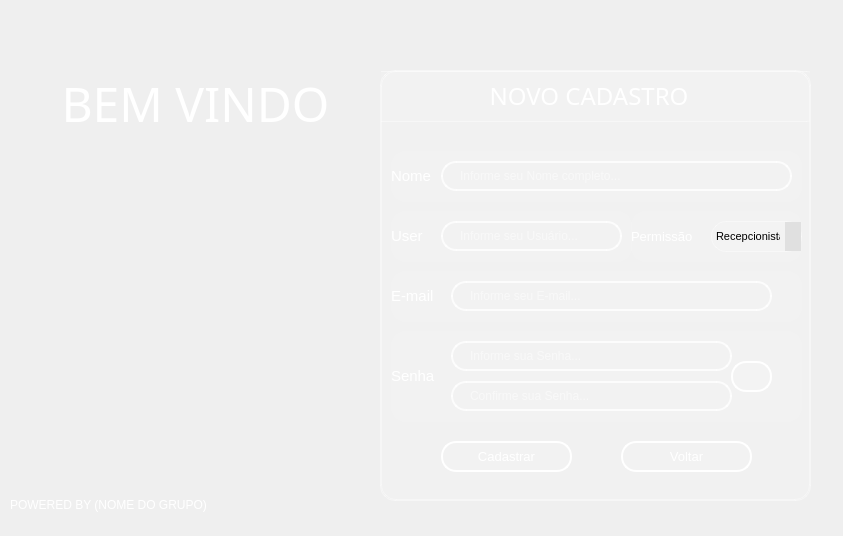
<?xml version="1.0" encoding="UTF-8"?>
<ui version="4.0">
 <class>MainWindow</class>
 <widget class="QMainWindow" name="MainWindow">
  <property name="geometry">
   <rect>
    <x>0</x>
    <y>0</y>
    <width>843</width>
    <height>536</height>
   </rect>
  </property>
  <property name="windowTitle">
   <string>MainWindow</string>
  </property>
  <widget class="QWidget" name="centralwidget">
   <widget class="QLabel" name="label">
    <property name="geometry">
     <rect>
      <x>10</x>
      <y>490</y>
      <width>211</width>
      <height>31</height>
     </rect>
    </property>
    <property name="text">
     <string>&lt;html&gt;&lt;head/&gt;&lt;body&gt;&lt;p&gt;&lt;span style=&quot; font-size:9pt; color:#ffffff;&quot;&gt;POWERED BY (NOME DO GRUPO)&lt;/span&gt;&lt;/p&gt;&lt;/body&gt;&lt;/html&gt;</string>
    </property>
   </widget>
   <widget class="QLabel" name="label_7">
    <property name="geometry">
     <rect>
      <x>60</x>
      <y>70</y>
      <width>271</width>
      <height>61</height>
     </rect>
    </property>
    <property name="font">
     <font>
      <family>Montserrat Medium</family>
      <pointsize>48</pointsize>
      <italic>false</italic>
     </font>
    </property>
    <property name="text">
     <string>&lt;html&gt;&lt;head/&gt;&lt;body&gt;&lt;p align=&quot;center&quot;&gt;&lt;span style=&quot; font-size:36pt; color:#ffffff;&quot;&gt;BEM VINDO&lt;/span&gt;&lt;/p&gt;&lt;/body&gt;&lt;/html&gt;</string>
    </property>
   </widget>
   <widget class="QLabel" name="label_3">
    <property name="geometry">
     <rect>
      <x>-400</x>
      <y>-830</y>
      <width>1291</width>
      <height>2001</height>
     </rect>
    </property>
    <property name="frameShape">
     <enum>QFrame::Box</enum>
    </property>
    <property name="text">
     <string/>
    </property>
    <property name="pixmap">
     <pixmap>../fundo azul.jpg</pixmap>
    </property>
   </widget>
   <widget class="QStackedWidget" name="stackedWidget">
    <property name="geometry">
     <rect>
      <x>380</x>
      <y>70</y>
      <width>431</width>
      <height>431</height>
     </rect>
    </property>
    <property name="styleSheet">
     <string notr="true">QWidge {
    background-color: rgba(245, 245, 245, 70);
    border-radius: 12px;
    border: 2px solid rgba(255, 255, 255, 150);
    backdrop-filter: blur(15px);
    padding: 5px;
}
QWidget {
    background-color: rgba(255, 255, 255, 20); /* 50 = 20% de opacidade */
    border-radius: 15px;
    border: 1px solid rgba(255, 255, 255, 100);
    
    /* Efeito de desfoque (requer código adicional - ver explicação abaixo) */
    backdrop-filter: blur(10px);
}</string>
    </property>
    <property name="frameShape">
     <enum>QFrame::StyledPanel</enum>
    </property>
    <property name="frameShadow">
     <enum>QFrame::Raised</enum>
    </property>
    <property name="currentIndex">
     <number>1</number>
    </property>
    <widget class="QWidget" name="stackedWidget_loginPage1_3">
     <widget class="QLabel" name="label_5">
      <property name="geometry">
       <rect>
        <x>-80</x>
        <y>0</y>
        <width>571</width>
        <height>51</height>
       </rect>
      </property>
      <property name="font">
       <font>
        <family>Montserrat Medium</family>
        <pointsize>14</pointsize>
        <italic>false</italic>
       </font>
      </property>
      <property name="text">
       <string>&lt;html&gt;&lt;head/&gt;&lt;body&gt;&lt;p align=&quot;center&quot;&gt;&lt;span style=&quot; font-size:18pt; color:#ffffff;&quot;&gt;LOGIN&lt;/span&gt;&lt;/p&gt;&lt;/body&gt;&lt;/html&gt;</string>
      </property>
     </widget>
     <widget class="QLabel" name="label_user_3">
      <property name="geometry">
       <rect>
        <x>20</x>
        <y>130</y>
        <width>391</width>
        <height>71</height>
       </rect>
      </property>
      <property name="font">
       <font>
        <family>MS Shell Dlg 2</family>
        <pointsize>10</pointsize>
        <weight>50</weight>
        <italic>false</italic>
        <bold>false</bold>
       </font>
      </property>
      <property name="styleSheet">
       <string notr="true">QLabel{
color: rgb(255, 255, 255);
border:3
}</string>
      </property>
      <property name="text">
       <string>&lt;html&gt;&lt;head/&gt;&lt;body&gt;&lt;p&gt;&lt;span style=&quot; font-size:11pt;&quot;&gt;User  &lt;/span&gt;&lt;/p&gt;&lt;/body&gt;&lt;/html&gt;</string>
      </property>
     </widget>
     <widget class="QLineEdit" name="lineEdit_passwrd_3">
      <property name="geometry">
       <rect>
        <x>80</x>
        <y>240</y>
        <width>251</width>
        <height>31</height>
       </rect>
      </property>
      <property name="font">
       <font>
        <family>MS Shell Dlg 2</family>
        <italic>false</italic>
       </font>
      </property>
      <property name="styleSheet">
       <string notr="true">QLineEdit {
    /* Borda e fundo */
    border: 2px solid rgba(255, 255, 255, 200);
    border-radius: 15px;
    background-color: rgba(0, 0, 0, 0); /* Totalmente transparente */
    
    /* Espaçamento interno */
    padding: 5px 15px;
    
    /* Cor do texto */
    color: white;
    
    /* Melhora a renderização */
    background-clip: padding-box;
}

/* Efeito ao focar */
QLineEdit:focus {
    border: 2px solid rgba(255, 255, 255, 255);
    background-color: rgba(255, 255, 255, 20);
}</string>
      </property>
      <property name="placeholderText">
       <string>Digite sua Senha...</string>
      </property>
     </widget>
     <widget class="QLabel" name="label_passwrd_3">
      <property name="geometry">
       <rect>
        <x>20</x>
        <y>220</y>
        <width>391</width>
        <height>71</height>
       </rect>
      </property>
      <property name="font">
       <font>
        <family>MS Shell Dlg 2</family>
        <pointsize>10</pointsize>
        <weight>50</weight>
        <italic>false</italic>
        <bold>false</bold>
       </font>
      </property>
      <property name="styleSheet">
       <string notr="true">QLabel{
color: rgb(255, 255, 255);
border:3
}</string>
      </property>
      <property name="text">
       <string>&lt;html&gt;&lt;head/&gt;&lt;body&gt;&lt;p&gt;&lt;span style=&quot; font-size:11pt;&quot;&gt;Senha&lt;/span&gt;&lt;/p&gt;&lt;/body&gt;&lt;/html&gt;</string>
      </property>
     </widget>
     <widget class="QPushButton" name="bttn_login">
      <property name="geometry">
       <rect>
        <x>60</x>
        <y>370</y>
        <width>131</width>
        <height>31</height>
       </rect>
      </property>
      <property name="font">
       <font>
        <family>MS Shell Dlg 2</family>
        <pointsize>10</pointsize>
        <weight>50</weight>
        <italic>false</italic>
        <bold>false</bold>
       </font>
      </property>
      <property name="styleSheet">
       <string notr="true">QPushButton {
    background-color: rgba(255, 255, 255, 0.5);
    border: 2px solid rgba(255, 255, 255, 0.3); /* Borda branca translúcida */
    color: #333333; /* Texto totalmente opaco */
}

QPushButton:hover {
     background-color: #CFD8DC;
    border-color: rgba(255, 255, 255,255); 
}

QPushButton:pressed {
    background-color: #A0B2C8; /* Azul acinzentado */
border-color: #003366; /* Azul escuro */
}
 QPushButton{border: 2px solid rgba(255, 255, 255, 200);
    border-radius: 15px;
    background-color: rgba(0, 0, 0, 0); /* Totalmente transparente */
    
    /* Espaçamento interno */
    padding: 5px 15px;
    
    /* Cor do texto */
    color: white;
    
    /* Melhora a renderização */
    background-clip: padding-box;
}

/* Efeito ao focar */
QPushButton {
    border: 2px solid rgba(255, 255, 255, 255);
    background-color: rgba(255, 255, 255, 20);
}</string>
      </property>
      <property name="text">
       <string>Entrar</string>
      </property>
     </widget>
     <widget class="QPushButton" name="bttn_alterindex_2">
      <property name="geometry">
       <rect>
        <x>240</x>
        <y>370</y>
        <width>131</width>
        <height>31</height>
       </rect>
      </property>
      <property name="font">
       <font>
        <family>MS Shell Dlg 2</family>
        <pointsize>8</pointsize>
        <weight>50</weight>
        <italic>false</italic>
        <bold>false</bold>
       </font>
      </property>
      <property name="styleSheet">
       <string notr="true">QPushButton {
    background-color: rgba(255, 255, 255, 0.5);
    border: 2px solid rgba(255, 255, 255, 0.3); /* Borda branca translúcida */
    color: #333333; /* Texto totalmente opaco */
}

QPushButton:hover {
     background-color: #CFD8DC;
    border-color: rgba(255, 255, 255,255); 
}

QPushButton:pressed {
    background-color: #A0B2C8; /* Azul acinzentado */
border-color: #003366; /* Azul escuro */
}
 QPushButton{border: 2px solid rgba(255, 255, 255, 200);
    border-radius: 15px;
    background-color: rgba(0, 0, 0, 0); /* Totalmente transparente */
    
    /* Espaçamento interno */
    padding: 5px 15px;
    
    /* Cor do texto */
    color: white;
    
    /* Melhora a renderização */
    background-clip: padding-box;
}

/* Efeito ao focar */
QPushButton {
    border: 2px solid rgba(255, 255, 255, 255);
    background-color: rgba(255, 255, 255, 20);
}</string>
      </property>
      <property name="text">
       <string>Novo Usuário</string>
      </property>
     </widget>
     <widget class="QLineEdit" name="lineEdit_user_2">
      <property name="geometry">
       <rect>
        <x>80</x>
        <y>150</y>
        <width>301</width>
        <height>31</height>
       </rect>
      </property>
      <property name="font">
       <font>
        <family>MS Shell Dlg 2</family>
        <italic>false</italic>
       </font>
      </property>
      <property name="styleSheet">
       <string notr="true">QLineEdit {
    /* Borda e fundo */
    border: 2px solid rgba(255, 255, 255, 200);
    border-radius: 15px;
    background-color: rgba(0, 0, 0, 0); /* Totalmente transparente */
    
    /* Espaçamento interno */
    padding: 5px 15px;
    
    /* Cor do texto */
    color: white;
    
    /* Melhora a renderização */
    background-clip: padding-box;
}

/* Efeito ao focar */
QLineEdit:focus {
    border: 2px solid rgba(255, 255, 255, 255);
    background-color: rgba(255, 255, 255, 20);
}</string>
      </property>
      <property name="placeholderText">
       <string>Digite seu Usuário...</string>
      </property>
     </widget>
     <widget class="QPushButton" name="bttn_passwrdview">
      <property name="geometry">
       <rect>
        <x>340</x>
        <y>240</y>
        <width>41</width>
        <height>31</height>
       </rect>
      </property>
      <property name="styleSheet">
       <string notr="true">QPushButton {
    background-color: rgba(255, 255, 255, 0.5);
    border: 2px solid rgba(255, 255, 255, 0.3); /* Borda branca translúcida */
    color: #333333; /* Texto totalmente opaco */
}

QPushButton:hover {
     background-color: #CFD8DC;
    border-color: rgba(255, 255, 255,255); 
}

QPushButton:pressed {
    background-color: #A0B2C8; /* Azul acinzentado */
border-color: #003366; /* Azul escuro */
}
 QPushButton{border: 2px solid rgba(255, 255, 255, 200);
    border-radius: 15px;
    background-color: rgba(0, 0, 0, 0); /* Totalmente transparente */
    
    /* Espaçamento interno */
    padding: 5px 15px;
    
    /* Cor do texto */
    color: white;
    
    /* Melhora a renderização */
    background-clip: padding-box;
}

/* Efeito ao focar */
QPushButton {
    border: 2px solid rgba(255, 255, 255, 255);
    background-color: rgba(255, 255, 255, 20);
}</string>
      </property>
      <property name="text">
       <string/>
      </property>
      <property name="icon">
       <iconset>
        <normaloff>../../Downloads/visibility_24dp_E3E3E3_FILL0_wght400_GRAD0_opsz24.png</normaloff>../../Downloads/visibility_24dp_E3E3E3_FILL0_wght400_GRAD0_opsz24.png</iconset>
      </property>
      <property name="iconSize">
       <size>
        <width>24</width>
        <height>24</height>
       </size>
      </property>
     </widget>
     <zorder>label_user_3</zorder>
     <zorder>label_passwrd_3</zorder>
     <zorder>label_5</zorder>
     <zorder>lineEdit_passwrd_3</zorder>
     <zorder>bttn_login</zorder>
     <zorder>bttn_alterindex_2</zorder>
     <zorder>lineEdit_user_2</zorder>
     <zorder>bttn_passwrdview</zorder>
    </widget>
    <widget class="QWidget" name="page_3">
     <widget class="QLineEdit" name="lineEdit_email">
      <property name="geometry">
       <rect>
        <x>70</x>
        <y>210</y>
        <width>321</width>
        <height>30</height>
       </rect>
      </property>
      <property name="font">
       <font>
        <family>MS Shell Dlg 2</family>
        <italic>false</italic>
       </font>
      </property>
      <property name="styleSheet">
       <string notr="true">QLineEdit {
    /* Borda e fundo */
    border: 2px solid rgba(255, 255, 255, 200);
    border-radius: 15px;
    background-color: rgba(0, 0, 0, 0); /* Totalmente transparente */
    
    /* Espaçamento interno */
    padding: 5px 15px;
    
    /* Cor do texto */
    color: white;
    
    /* Melhora a renderização */
    background-clip: padding-box;
}

/* Efeito ao focar */
QLineEdit:focus {
    border: 2px solid rgba(255, 255, 255, 255);
    background-color: rgba(255, 255, 255, 20);
}</string>
      </property>
      <property name="placeholderText">
       <string>Informe seu E-mail...</string>
      </property>
     </widget>
     <widget class="QLabel" name="label_name_4">
      <property name="geometry">
       <rect>
        <x>10</x>
        <y>80</y>
        <width>411</width>
        <height>51</height>
       </rect>
      </property>
      <property name="font">
       <font>
        <family>MS Shell Dlg 2</family>
        <pointsize>10</pointsize>
        <weight>50</weight>
        <italic>false</italic>
        <bold>false</bold>
       </font>
      </property>
      <property name="styleSheet">
       <string notr="true">QLabel{
color: rgb(255, 255, 255);
border:3
}</string>
      </property>
      <property name="text">
       <string>&lt;html&gt;&lt;head/&gt;&lt;body&gt;&lt;p&gt;&lt;span style=&quot; font-size:11pt;&quot;&gt;Nome&lt;/span&gt;&lt;/p&gt;&lt;/body&gt;&lt;/html&gt;</string>
      </property>
     </widget>
     <widget class="QLineEdit" name="lineEdit_name">
      <property name="geometry">
       <rect>
        <x>60</x>
        <y>90</y>
        <width>351</width>
        <height>30</height>
       </rect>
      </property>
      <property name="font">
       <font>
        <family>MS Shell Dlg 2</family>
        <italic>false</italic>
       </font>
      </property>
      <property name="styleSheet">
       <string notr="true">QLineEdit {
    /* Borda e fundo */
    border: 2px solid rgba(255, 255, 255, 200);
    border-radius: 15px;
    background-color: rgba(0, 0, 0, 0); /* Totalmente transparente */
    
    /* Espaçamento interno */
    padding: 5px 15px;
    
    /* Cor do texto */
    color: white;
    
    /* Melhora a renderização */
    background-clip: padding-box;
}

/* Efeito ao focar */
QLineEdit:focus {
    border: 2px solid rgba(255, 255, 255, 255);
    background-color: rgba(255, 255, 255, 36);
}</string>
      </property>
      <property name="placeholderText">
       <string>Informe seu Nome completo...</string>
      </property>
     </widget>
     <widget class="QLabel" name="label_user_6">
      <property name="geometry">
       <rect>
        <x>10</x>
        <y>140</y>
        <width>241</width>
        <height>51</height>
       </rect>
      </property>
      <property name="font">
       <font>
        <family>MS Shell Dlg 2</family>
        <pointsize>10</pointsize>
       </font>
      </property>
      <property name="styleSheet">
       <string notr="true">QLabel{
color: rgb(255, 255, 255);
border:2
}</string>
      </property>
      <property name="text">
       <string>&lt;html&gt;&lt;head/&gt;&lt;body&gt;&lt;p&gt;&lt;span style=&quot; font-size:11pt;&quot;&gt;User  &lt;/span&gt;&lt;/p&gt;&lt;/body&gt;&lt;/html&gt;</string>
      </property>
     </widget>
     <widget class="QLineEdit" name="lineEdit_user">
      <property name="geometry">
       <rect>
        <x>60</x>
        <y>150</y>
        <width>181</width>
        <height>30</height>
       </rect>
      </property>
      <property name="font">
       <font>
        <family>MS Shell Dlg 2</family>
        <italic>false</italic>
       </font>
      </property>
      <property name="styleSheet">
       <string notr="true">QLineEdit {
    /* Borda e fundo */
    border: 2px solid rgba(255, 255, 255, 200);
    border-radius: 15px;
    background-color: rgba(0, 0, 0, 0); /* Totalmente transparente */
    
    /* Espaçamento interno */
    padding: 5px 15px;
    
    /* Cor do texto */
    color: white;
    
    /* Melhora a renderização */
    background-clip: padding-box;
}

/* Efeito ao focar */
QLineEdit:focus {
    border: 2px solid rgba(255, 255, 255, 255);
    background-color: rgba(255, 255, 255, 20);
}</string>
      </property>
      <property name="placeholderText">
       <string>Informe seu Usuário...</string>
      </property>
     </widget>
     <widget class="QLabel" name="label_2">
      <property name="geometry">
       <rect>
        <x>250</x>
        <y>140</y>
        <width>171</width>
        <height>51</height>
       </rect>
      </property>
      <property name="font">
       <font>
        <family>MS Shell Dlg 2</family>
        <pointsize>10</pointsize>
       </font>
      </property>
      <property name="styleSheet">
       <string notr="true">QLabel{
color: rgb(255, 255, 255);
border:2
}</string>
      </property>
      <property name="text">
       <string>Permissão</string>
      </property>
     </widget>
     <widget class="QComboBox" name="comboBox">
      <property name="geometry">
       <rect>
        <x>330</x>
        <y>150</y>
        <width>91</width>
        <height>31</height>
       </rect>
      </property>
      <property name="font">
       <font>
        <family>MS Shell Dlg 2</family>
        <pointsize>8</pointsize>
        <italic>false</italic>
       </font>
      </property>
      <property name="styleSheet">
       <string notr="true">QComboBox {
    background-color: F7F7F9  /* Cor de fundo */
    color: F7F7F9         /* Cor do texto */
    border: 1px solid #ccc;     /* Borda */
}

QComboBox::drop-down {
    background-color: #e0e0e0;  /* Cor do botão de dropdown */
}

QComboBox QAbstractItemView {
    background-color: White;  /* Cor do menu dropdown */
    color: Black;             /* Cor do texto no menu */
}</string>
      </property>
      <item>
       <property name="text">
        <string>Recepcionista</string>
       </property>
      </item>
      <item>
       <property name="text">
        <string>Gerente</string>
       </property>
      </item>
      <item>
       <property name="text">
        <string>Administrador</string>
       </property>
      </item>
     </widget>
     <widget class="QLabel" name="label_passwrd_6">
      <property name="geometry">
       <rect>
        <x>10</x>
        <y>260</y>
        <width>411</width>
        <height>91</height>
       </rect>
      </property>
      <property name="font">
       <font>
        <family>MS Shell Dlg 2</family>
        <pointsize>10</pointsize>
        <weight>50</weight>
        <italic>false</italic>
        <bold>false</bold>
       </font>
      </property>
      <property name="styleSheet">
       <string notr="true">QLabel{
color: rgb(255, 255, 255);
border:2
}</string>
      </property>
      <property name="text">
       <string>&lt;html&gt;&lt;head/&gt;&lt;body&gt;&lt;p&gt;&lt;span style=&quot; font-size:11pt;&quot;&gt;Senha&lt;/span&gt;&lt;/p&gt;&lt;/body&gt;&lt;/html&gt;</string>
      </property>
     </widget>
     <widget class="QLineEdit" name="lineEdit_passwrd">
      <property name="geometry">
       <rect>
        <x>70</x>
        <y>270</y>
        <width>281</width>
        <height>30</height>
       </rect>
      </property>
      <property name="font">
       <font>
        <family>MS Shell Dlg 2</family>
        <italic>false</italic>
       </font>
      </property>
      <property name="styleSheet">
       <string notr="true">QLineEdit {
    /* Borda e fundo */
    border: 2px solid rgba(255, 255, 255, 200);
    border-radius: 15px;
    background-color: rgba(0, 0, 0, 0); /* Totalmente transparente */
    
    /* Espaçamento interno */
    padding: 5px 15px;
    
    /* Cor do texto */
    color: white;
    
    /* Melhora a renderização */
    background-clip: padding-box;
}

/* Efeito ao focar */
QLineEdit:focus {
    border: 2px solid rgba(255, 255, 255, 255);
    background-color: rgba(255, 255, 255, 20);
}</string>
      </property>
      <property name="placeholderText">
       <string>Informe sua Senha...</string>
      </property>
     </widget>
     <widget class="QLabel" name="label_email_4">
      <property name="geometry">
       <rect>
        <x>10</x>
        <y>200</y>
        <width>411</width>
        <height>51</height>
       </rect>
      </property>
      <property name="font">
       <font>
        <family>MS Shell Dlg 2</family>
        <pointsize>10</pointsize>
        <weight>50</weight>
        <italic>false</italic>
        <bold>false</bold>
       </font>
      </property>
      <property name="styleSheet">
       <string notr="true">QLabel{
color: rgb(255, 255, 255);
border:2
}</string>
      </property>
      <property name="text">
       <string>&lt;html&gt;&lt;head/&gt;&lt;body&gt;&lt;p&gt;&lt;span style=&quot; font-size:11pt;&quot;&gt;E-mail&lt;/span&gt;&lt;/p&gt;&lt;/body&gt;&lt;/html&gt;</string>
      </property>
     </widget>
     <widget class="QLineEdit" name="lineEdit_passwrd_2">
      <property name="geometry">
       <rect>
        <x>70</x>
        <y>310</y>
        <width>281</width>
        <height>30</height>
       </rect>
      </property>
      <property name="font">
       <font>
        <family>MS Shell Dlg 2</family>
        <italic>false</italic>
       </font>
      </property>
      <property name="styleSheet">
       <string notr="true">QLineEdit {
    /* Borda e fundo */
    border: 2px solid rgba(255, 255, 255, 200);
    border-radius: 15px;
    background-color: rgba(0, 0, 0, 0); /* Totalmente transparente */
    
    /* Espaçamento interno */
    padding: 5px 15px;
    
    /* Cor do texto */
    color: white;
    
    /* Melhora a renderização */
    background-clip: padding-box;
}

/* Efeito ao focar */
QLineEdit:focus {
    border: 2px solid rgba(255, 255, 255, 255);
    background-color: rgba(255, 255, 255, 20);
}</string>
      </property>
      <property name="placeholderText">
       <string>Confirme sua Senha...</string>
      </property>
     </widget>
     <widget class="QPushButton" name="bttn_register">
      <property name="geometry">
       <rect>
        <x>60</x>
        <y>370</y>
        <width>131</width>
        <height>31</height>
       </rect>
      </property>
      <property name="font">
       <font>
        <family>MS Shell Dlg 2</family>
        <pointsize>10</pointsize>
        <weight>50</weight>
        <italic>false</italic>
        <bold>false</bold>
       </font>
      </property>
      <property name="styleSheet">
       <string notr="true">QPushButton {
    background-color: rgba(255, 255, 255, 0.5);
    border: 5px solid rgba(255, 255, 255, 0.3); /* Borda branca translúcida */
    color: #333333; /* Texto totalmente opaco */
}

QPushButton:hover {
     background-color: #CFD8DC;
    border-color: rgba(255, 255, 255,255); 
}

QPushButton:pressed {
    background-color: #A0B2C8; /* Azul acinzentado */
border-color: #003366; /* Azul escuro */
}
 QPushButton{border: 2px solid rgba(255, 255, 255, 200);
    border-radius: 15px;
    background-color: rgba(0, 0, 0, 0); /* Totalmente transparente */
    
    /* Espaçamento interno */
    padding: 5px 15px;
    
    /* Cor do texto */
    color: white;
    
    /* Melhora a renderização */
    background-clip: padding-box;
}

/* Efeito ao focar */
QPushButton {
    border: 2px solid rgba(255, 255, 255, 255);
    background-color: rgba(255, 255, 255, 20);
}</string>
      </property>
      <property name="text">
       <string>Cadastrar</string>
      </property>
     </widget>
     <widget class="QPushButton" name="bttn_alterindex">
      <property name="geometry">
       <rect>
        <x>240</x>
        <y>370</y>
        <width>131</width>
        <height>31</height>
       </rect>
      </property>
      <property name="font">
       <font>
        <family>MS Shell Dlg 2</family>
        <pointsize>10</pointsize>
        <weight>50</weight>
        <italic>false</italic>
        <bold>false</bold>
       </font>
      </property>
      <property name="styleSheet">
       <string notr="true">QPushButton {
    background-color: rgba(255, 255, 255, 0.5);
    border: 2px solid rgba(255, 255, 255, 0.3); /* Borda branca translúcida */
    color:#003366; /* Texto totalmente opaco */
}

QPushButton:hover {
     background-color: #CFD8DC;
    border-color: rgba(255, 255, 255,255); 
}

QPushButton:pressed {
    background-color: #A0B2C8; /* Azul acinzentado */
border-color: #003366; /* Azul escuro */
}
 QPushButton{border: 2px solid rgba(255, 255, 255, 200);
    border-radius: 15px;
    background-color: rgba(0, 0, 0, 0); /* Totalmente transparente */
    
    /* Espaçamento interno */
    padding: 5px 15px;
    
    /* Cor do texto */
    color: white;
    
    /* Melhora a renderização */
    background-clip: padding-box;
}

/* Efeito ao focar */
QPushButton {
    border: 2px solid rgba(255, 255, 255, 255);
    background-color: rgba(255, 255, 255, 20);
}</string>
      </property>
      <property name="text">
       <string>Voltar</string>
      </property>
     </widget>
     <widget class="QPushButton" name="bttn_passwrdview_2">
      <property name="geometry">
       <rect>
        <x>350</x>
        <y>290</y>
        <width>41</width>
        <height>31</height>
       </rect>
      </property>
      <property name="styleSheet">
       <string notr="true">QPushButton {
    background-color: rgba(255, 255, 255, 0.5);
    border: 2px solid rgba(255, 255, 255, 0.3); /* Borda branca translúcida */
    color: #333333; /* Texto totalmente opaco */
}

QPushButton:hover {
     background-color: #CFD8DC;
    border-color: rgba(255, 255, 255,255); 
}

QPushButton:pressed {
    background-color: #A0B2C8; /* Azul acinzentado */
border-color: #003366; /* Azul escuro */
}
 QPushButton{border: 2px solid rgba(255, 255, 255, 200);
    border-radius: 15px;
    background-color: rgba(0, 0, 0, 0); /* Totalmente transparente */
    
    /* Espaçamento interno */
    padding: 5px 15px;
    
    /* Cor do texto */
    color: white;
    
    /* Melhora a renderização */
    background-clip: padding-box;
}

/* Efeito ao focar */
QPushButton {
    border: 2px solid rgba(255, 255, 255, 255);
    background-color: rgba(255, 255, 255, 20);
}</string>
      </property>
      <property name="text">
       <string/>
      </property>
      <property name="icon">
       <iconset>
        <normaloff>../../Downloads/visibility_24dp_E3E3E3_FILL0_wght400_GRAD0_opsz24.png</normaloff>../../Downloads/visibility_24dp_E3E3E3_FILL0_wght400_GRAD0_opsz24.png</iconset>
      </property>
      <property name="iconSize">
       <size>
        <width>24</width>
        <height>24</height>
       </size>
      </property>
     </widget>
     <widget class="QLabel" name="label_6">
      <property name="geometry">
       <rect>
        <x>-30</x>
        <y>0</y>
        <width>471</width>
        <height>51</height>
       </rect>
      </property>
      <property name="font">
       <font>
        <family>Montserrat Medium</family>
        <pointsize>14</pointsize>
        <italic>false</italic>
       </font>
      </property>
      <property name="text">
       <string>&lt;html&gt;&lt;head/&gt;&lt;body&gt;&lt;p align=&quot;center&quot;&gt;&lt;span style=&quot; font-size:18pt; color:#ffffff;&quot;&gt;NOVO CADASTRO&lt;/span&gt;&lt;/p&gt;&lt;/body&gt;&lt;/html&gt;</string>
      </property>
     </widget>
     <zorder>label_email_4</zorder>
     <zorder>label_name_4</zorder>
     <zorder>lineEdit_name</zorder>
     <zorder>label_user_6</zorder>
     <zorder>lineEdit_user</zorder>
     <zorder>label_2</zorder>
     <zorder>comboBox</zorder>
     <zorder>label_passwrd_6</zorder>
     <zorder>lineEdit_passwrd</zorder>
     <zorder>lineEdit_email</zorder>
     <zorder>lineEdit_passwrd_2</zorder>
     <zorder>bttn_register</zorder>
     <zorder>bttn_alterindex</zorder>
     <zorder>bttn_passwrdview_2</zorder>
     <zorder>label_6</zorder>
    </widget>
   </widget>
   <widget class="QWidget" name="widget" native="true">
    <property name="geometry">
     <rect>
      <x>0</x>
      <y>-10</y>
      <width>911</width>
      <height>661</height>
     </rect>
    </property>
    <property name="styleSheet">
     <string notr="true">QWidget {
    background: qradialgradient(
        cx: 0.5, cy: 0.2, radius: 0.8,
        fx: 0.5, fy: 0.2,
        stop: 0 #7FA3A6,  /* Brilho no topo (mais suave) */
        stop: 0.4 #4E7580, /* Azul intermediário mais escuro */
        stop: 0.7 #27425A, /* Azul mais escuro na transição */
        stop: 1 #0A1A30   /* Azul bem escuro na parte inferior */
    );
}
</string>
    </property>
   </widget>
   <zorder>widget</zorder>
   <zorder>label_3</zorder>
   <zorder>label</zorder>
   <zorder>label_7</zorder>
   <zorder>stackedWidget</zorder>
  </widget>
 </widget>
 <resources/>
 <connections/>
</ui>
